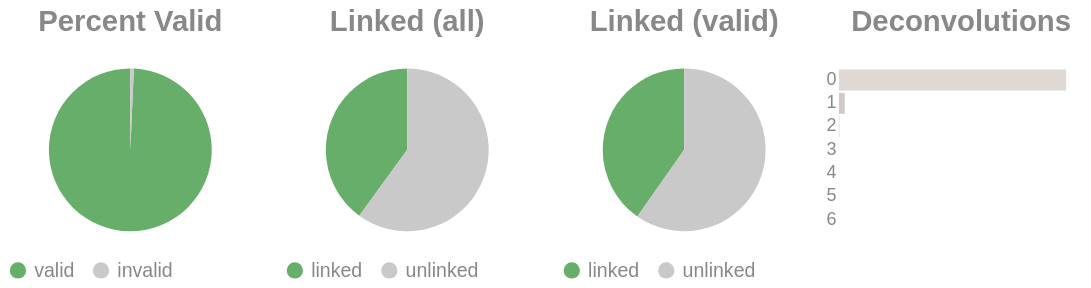

The cell this chart's notebook holds for it:
### Code cell
if SKIPLR:
    pass
else:
    clash = Counter()
    for i in valids['molecule'].to_list():
        _mol = i.split("-")
        if len(_mol) == 1:
            clash.update('0')
        else:
            clash.update(_mol[-1])

    _d = {"deconvolutions": [], 'count': []}
    for k,v in clash.items():
        _d['deconvolutions'].append(k)
        _d['count'].append(v)

    tot_valid = valids['reads'].sum()
    mask = valids['reads'] >= 2
    n_linked_reads = valids.filter(mask)['reads'].sum()
    if n_linked_reads == 0:
        print_html("No linked molecules (>=2 reads) were detected; skipping linked-only distributions.")
        SKIPLR = True
    else:
        perc_valid = round(tot_valid / n_reads, 4)
        linked_perc_abs = round(n_linked_reads / n_reads, 4)
        linked_perc = round(n_linked_reads / tot_valid, 4)

    _valid = pl.DataFrame({"valids": ['valid', 'invalid'], "count": [tot_valid, n_reads - tot_valid]})
    _linked_abs = pl.DataFrame({"linked (absolute)": ['linked', 'unlinked'], "count": [n_linked_reads, n_reads - n_linked_reads]})
    _linked_rel = pl.DataFrame({"linked (valids)": ['linked', 'unlinked'], "count": [n_linked_reads, tot_valid - n_linked_reads]})

    (
        alt.hconcat(
            piechart(_valid, goodval = 'valid', title = "Percent Valid"),
            piechart(_linked_abs, goodval = "linked", title =  "Linked (all)"),
            piechart(_linked_rel, goodval = "linked", title =  "Linked (valid)"),
            convolutionbar(pl.DataFrame(_d), title = "Deconvolutions"),
            center = True,
            bounds = 'flush'
        )
        .resolve_scale(color='independent')
        .resolve_legend('independent')
        .properties(usermeta={'embedOptions': {"actions": False}})
    ).display()

### Figure 1 — Vega-Lite specification as saved in the notebook (floating-point values rounded to 4 significant figures)
{"width": "container", "height": 400, "config": {"title": {"anchor": "start", "dy": -15, "fontSize": 18, "color": "#888888", "subtitleColor": "#888888", "subtitleFontSize": 14}, "arc": {"fill": "#0072B2"}, "axis": {"domainColor": "#888888", "domainWidth": 0.5, "gridWidth": 0.2, "grid": false, "titleFontWeight": 400, "titleFontSize": 15, "labelFontSize": 11, "labelColor": "#888888", "tickColor": "#888888", "tickWidth": 0.2, "titleColor": "#888888"}, "axisBand": {"grid": false}, "axisX": {"grid": true, "tickSize": 10, "domainCap": "round"}, "axisY": {"domain": false, "grid": true, "tickSize": 0, "domainCap": "round"}, "background": "transparent", "header": {"labelFontSize": 15, "labelColor": "#888888", "titleFontSize": 15, "titleFontWeight": 600, "titleColor": "#888888"}, "legend": {"labelFont": "sans-serif", "labelFontSize": 12, "labelColor": "#888888", "symbolSize": 100, "symbolType": "circle", "titleFontSize": 12, "titlePadding": 10, "titleColor": "#888888", "title": null}, "range": {"category": ["#E69F00", "#56B4E9", "#009E73", "#F0E442", "#0072B2", "#D55E00", "#CC79A7", "#000000"], "diverging": ["#cfe8f3", "#a2d4ec", "#73bfe2", "#46abdb", "#1696d2", "#12719e"]}, "area": {"fill": "#0072B2", "fillOpacity": 0.7, "line": true, "strokeOpacity": 0.7}, "line": {"color": "#0072B2", "stroke": "#0072B2", "strokeWidth": 2}, "trail": {"color": "#0072B2", "stroke": "#0072B2", "strokeWidth": 0, "size": 1}, "point": {"filled": true, "fillOpacity": 1.0, "size": 95}, "text": {"color": "#888888", "fontSize": 11, "align": "right", "fontWeight": 400, "size": 11}, "bar": {"fill": "#0072B2", "stroke": null}, "view": {"stroke": null, "continuousWidth": 660, "continuousHeight": 400}}, "hconcat": [{"data": {"name": "data-b26b7044cc787b83ceea7313c6ddb033"}, "mark": {"type": "arc"}, "encoding": {"color": {"field": "valids", "legend": {"orient": "bottom", "title": null}, "scale": {"domain": ["valid", "invalid"], "range": ["#68ae6b", "#C9C9C9"]}, "title": "Valids", "type": "nominal"}, "theta": {"field": "count", "type": "quantitative"}, "tooltip": [{"field": "valids", "title": "Valids", "type": "ordinal"}, {"field": "percent", "format": ".2%", "title": "Percent", "type": "quantitative"}, {"field": "count", "title": "Count", "type": "quantitative"}]}, "height": 100, "title": {"text": "Percent Valid", "align": "center", "anchor": "middle"}, "transform": [{"calculate": "datum.count / 598210", "as": "percent"}], "width": 150}, {"data": {"name": "data-12663b6df655c0171f17cb2fc4ee9bca"}, "mark": {"type": "arc"}, "encoding": {"color": {"field": "linked (absolute)", "legend": {"orient": "bottom", "title": null}, "scale": {"domain": ["linked", "unlinked"], "range": ["#68ae6b", "#C9C9C9"]}, "title": "Linked (Absolute)", "type": "nominal"}, "theta": {"field": "count", "type": "quantitative"}, "tooltip": [{"field": "linked (absolute)", "title": "Linked (Absolute)", "type": "ordinal"}, {"field": "percent", "format": ".2%", "title": "Percent", "type": "quantitative"}, {"field": "count", "title": "Count", "type": "quantitative"}]}, "height": 100, "title": {"text": "Linked (all)", "align": "center", "anchor": "middle"}, "transform": [{"calculate": "datum.count / 598210", "as": "percent"}], "width": 150}, {"data": {"name": "data-0e567b0552f3f202ac51dfeda86f05c3"}, "mark": {"type": "arc"}, "encoding": {"color": {"field": "linked (valids)", "legend": {"orient": "bottom", "title": null}, "scale": {"domain": ["linked", "unlinked"], "range": ["#68ae6b", "#C9C9C9"]}, "title": "Linked (Valids)", "type": "nominal"}, "theta": {"field": "count", "type": "quantitative"}, "tooltip": [{"field": "linked (valids)", "title": "Linked (Valids)", "type": "ordinal"}, {"field": "percent", "format": ".2%", "title": "Percent", "type": "quantitative"}, {"field": "count", "title": "Count", "type": "quantitative"}]}, "height": 100, "title": {"text": "Linked (valid)", "align": "center", "anchor": "middle"}, "transform": [{"calculate": "datum.count / 594054", "as": "percent"}], "width": 150}, {"data": {"name": "data-b9dbd9800b60602d50ea9b11b64b95eb"}, "mark": {"type": "bar"}, "encoding": {"color": {"field": "deconvolutions", "legend": null, "scale": {"scheme": "lightgreyred"}, "type": "nominal"}, "tooltip": [{"field": "deconvolutions", "title": "Deconvolutions", "type": "ordinal"}, {"field": "percent", "format": ".2%", "title": "Percent", "type": "quantitative"}, {"field": "count", "title": "Count", "type": "quantitative"}], "x": {"axis": null, "field": "count", "type": "quantitative"}, "y": {"field": "deconvolutions", "sort": "ascending", "title": null, "type": "nominal"}}, "height": 100, "title": {"text": "Deconvolutions", "align": "center", "anchor": "middle"}, "transform": [{"calculate": "datum.count / 429649", "as": "percent"}], "width": 150}], "bounds": "flush", "center": true, "resolve": {"legend": {"angle": "independent"}, "scale": {"color": "independent"}}, "usermeta": {"embedOptions": {"actions": false}}, "$schema": "https://vega.github.io/schema/vega-lite/v6.1.0.json", "datasets": {"data-b26b7044cc787b83ceea7313c6ddb033": [{"valids": "valid", "count": 594054}, {"valids": "invalid", "count": 4156}], "data-12663b6df655c0171f17cb2fc4ee9bca": [{"linked (absolute)": "linked", "count": 239083}, {"linked (absolute)": "unlinked", "count": 359127}], "data-0e567b0552f3f202ac51dfeda86f05c3": [{"linked (valids)": "linked", "count": 239083}, {"linked (valids)": "unlinked", "count": 354971}], "data-b9dbd9800b60602d50ea9b11b64b95eb": [{"deconvolutions": "0", "count": 418338}, {"deconvolutions": "1", "count": 10536}, {"deconvolutions": "2", "count": 663}, {"deconvolutions": "3", "count": 93}, {"deconvolutions": "4", "count": 15}, {"deconvolutions": "5", "count": 3}, {"deconvolutions": "6", "count": 1}]}}
